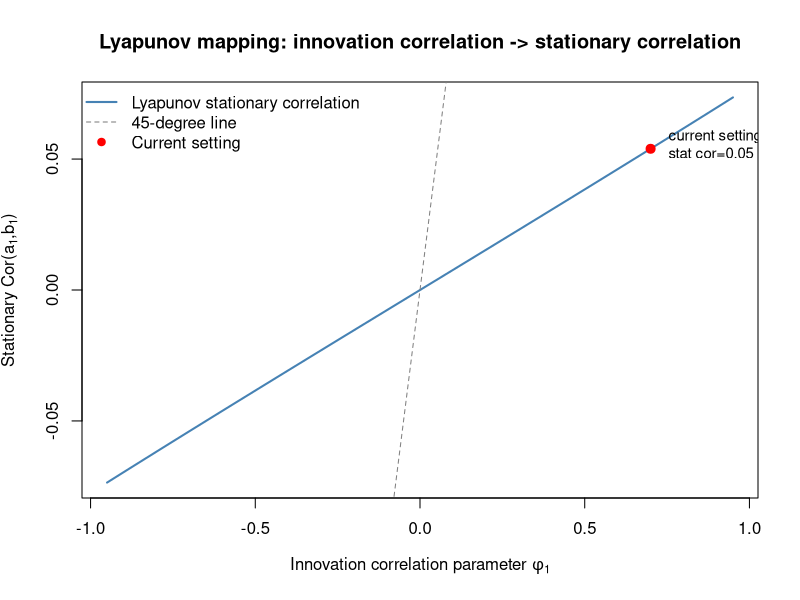
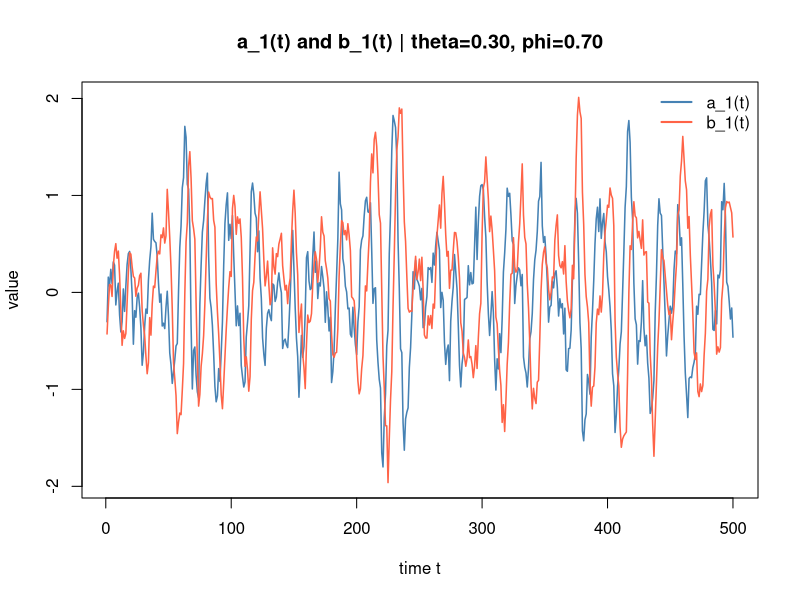
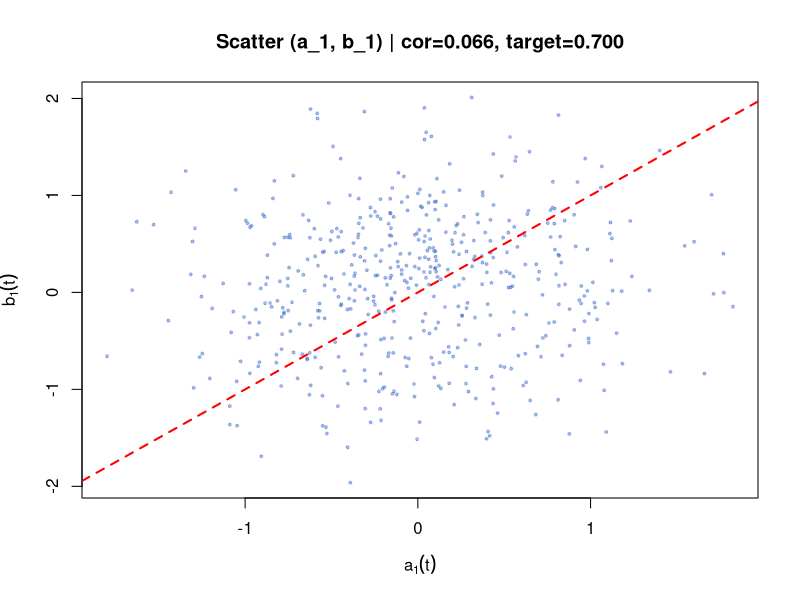
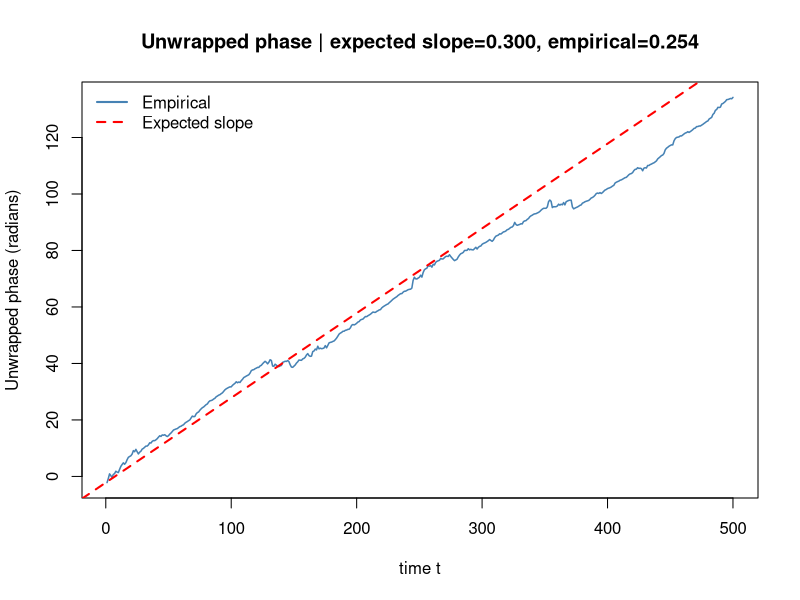
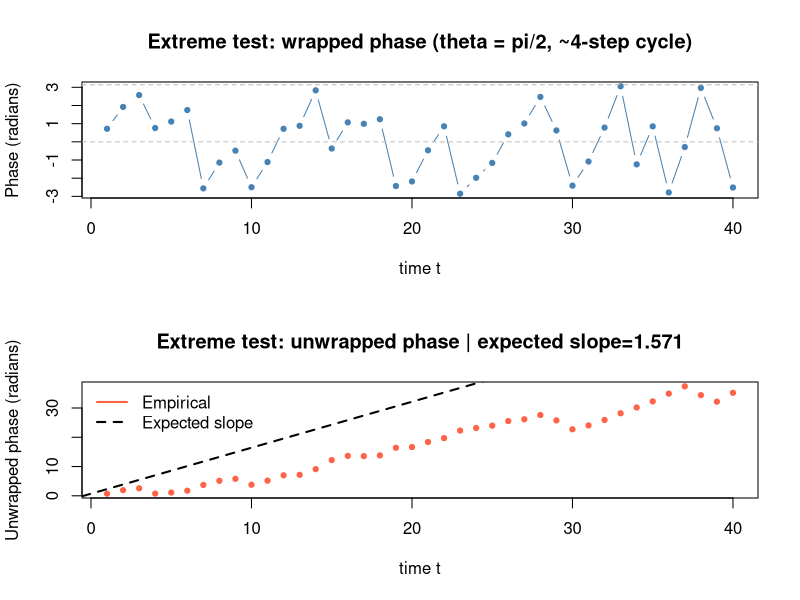
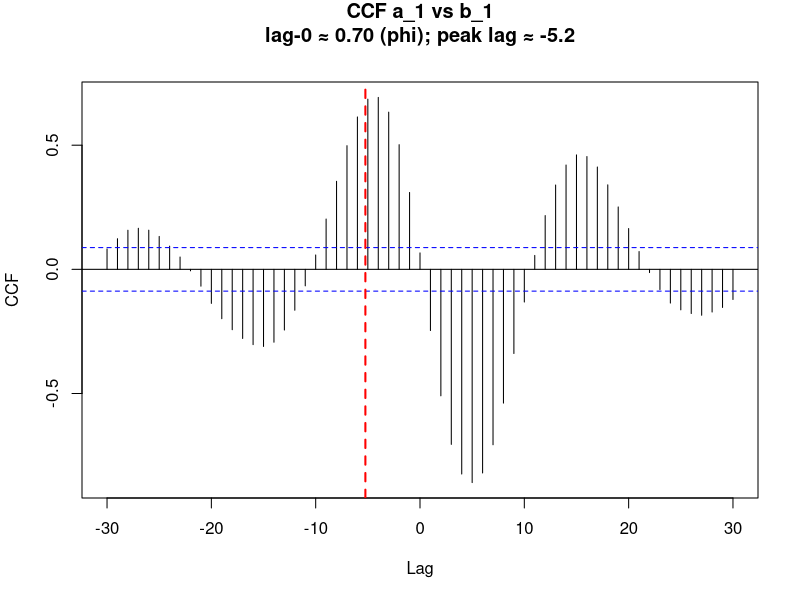

These figures' R source, in order:
############################################################
# DEBUG SCRIPT: Fourier-AR(1) Spatio-Temporal Model
#
# GOAL:
#   Isolate and debug two critical mechanisms for a single mode (j = 1):
#     1. Rotation M_j (theta_j): does phase drift at the expected rate?
#     2. Innovation correlation (phi_j): does Cor(a_j, b_j) ≈ phi_j?
#
# STRATEGY:
#   - Unit-test the small building blocks (M_j, Sigma_eps_j, mvrnorm)
#   - Simulate a single bivariate AR(1) (j = 1) under controlled parameters
#   - Check rotation via phase drift
#   - Check correlation via covariance, correlation, and scatter plot
#   - Run an extreme-parameter test (theta = pi/2, phi = 0.95)
#   - Produce a concise PASS/FAIL summary
############################################################

library(MASS)

# ==========================================================
# 0. Core helper functions (single-mode building blocks)
# ==========================================================

matern_spectrum <- function(J, nu, ell, total_var = 1) {
  kappa    <- sqrt(2 * nu) / ell
  j        <- 0:J
  raw_spec <- (kappa^2 + j^2)^(-(nu + 0.5))
  sigma2   <- total_var * raw_spec / sum(raw_spec)
  sigma2
}

rho_function <- function(J, lambda, alpha, beta, rho0 = 0.95) {
  j   <- 0:J
  rho <- 1 / (1 + lambda * j^alpha)^beta
  rho[1] <- rho0
  pmax(rho, 0)
}

build_Mj <- function(rho_j, theta_j) {
  matrix(
    rho_j * c(cos(theta_j), sin(theta_j), -sin(theta_j), cos(theta_j)),
    nrow = 2, ncol = 2, byrow = FALSE
  )
}

build_Sigma_eps_j <- function(sigma2_j, rho_j, phi_j) {
  scale <- sigma2_j * (1 - rho_j^2)
  matrix(scale * c(1, phi_j, phi_j, 1), nrow = 2, ncol = 2, byrow = FALSE)
}

build_Sigma_init_j <- function(sigma2_j, phi_j) {
  matrix(sigma2_j * c(1, phi_j, phi_j, 1), nrow = 2, ncol = 2, byrow = FALSE)
}

unwrap_phase <- function(phase) {
  dp           <- diff(phase)
  dp_corrected <- dp - 2 * pi * round(dp / (2 * pi))
  c(phase[1], phase[1] + cumsum(dp_corrected))
}

cat("========================================================\n")
cat("DEBUG SCRIPT: Fourier-AR(1) Rotation and Correlation\n")
cat("========================================================\n\n")

# ==========================================================
# 1. Check build_Mj()
# ==========================================================

cat("----------------------------------------------------\n")
cat("SECTION 1: Checking build_Mj()\n")
cat("----------------------------------------------------\n")

# theta = 0 => rho * I_2
M_no_rotation <- build_Mj(rho_j = 0.9, theta_j = 0)
cat("M_j with theta = 0 (expect 0.9 * I_2):\n")
print(M_no_rotation)
cat("PASS? ", all.equal(M_no_rotation, 0.9 * diag(2)), "\n\n")

# theta = pi/2 => rho * [0 -1; 1 0]
M_90deg <- build_Mj(rho_j = 0.9, theta_j = pi/2)
cat("M_j with theta = pi/2 (expect 0.9 * [0 -1; 1 0]):\n")
print(M_90deg)
expected_90 <- 0.9 * matrix(c(0, 1, -1, 0), 2, 2)
cat("PASS? ", all.equal(M_90deg, expected_90), "\n\n")

# theta = pi/4, rho = 1 => pure rotation, det = 1
M_45deg <- build_Mj(rho_j = 1.0, theta_j = pi/4)
cat("M_j with rho = 1, theta = pi/4 (pure rotation):\n")
print(M_45deg)
cat("det(M_j) should be 1 for rho = 1:", det(M_45deg), "\n")
cat("PASS? ", isTRUE(all.equal(det(M_45deg), 1.0, tolerance = 1e-10)), "\n\n")

# Check eigenvalues (modulus = rho, argument = ±theta)
eig <- eigen(build_Mj(0.8, 0.5))$values
cat("Eigenvalues (rho = 0.8, theta = 0.5):\n")
print(eig)
cat("Expected modulus 0.8, got:", Mod(eig[1]), "\n")
cat("Expected argument ±0.5, got:", Arg(eig[1]), "\n\n")

# ==========================================================
# 2. Check build_Sigma_eps_j()
# ==========================================================

cat("----------------------------------------------------\n")
cat("SECTION 2: Checking build_Sigma_eps_j()\n")
cat("----------------------------------------------------\n")

Sigma_eps_test <- build_Sigma_eps_j(sigma2_j = 0.1, rho_j = 0.9, phi_j = 0.5)
cat("Sigma_eps_j (sigma2 = 0.1, rho = 0.9, phi = 0.5):\n")
print(Sigma_eps_test)

scale_expected <- 0.1 * (1 - 0.9^2)
cat("Expected diagonal:    ", scale_expected, "\n")
cat("Expected off-diagonal:", scale_expected * 0.5, "\n")
cat("PASS diag? ", isTRUE(all.equal(Sigma_eps_test[1, 1], scale_expected)), "\n")
cat("PASS offd? ", isTRUE(all.equal(Sigma_eps_test[1, 2], scale_expected * 0.5)), "\n\n")

eig_sigma <- eigen(Sigma_eps_test)$values
cat("Eigenvalues of Sigma_eps_j:", eig_sigma, "\n")
cat("Positive definite? ", all(eig_sigma > 0), "\n\n")

Sigma_eps_diag <- build_Sigma_eps_j(sigma2_j = 0.1, rho_j = 0.9, phi_j = 0)
cat("Sigma_eps_j with phi = 0 (should be diagonal):\n")
print(Sigma_eps_diag)
cat("Off-diagonal is zero? ", isTRUE(all.equal(Sigma_eps_diag[1, 2], 0)), "\n\n")

# ==========================================================
# 3. Check mvrnorm() correlation
# ==========================================================

cat("----------------------------------------------------\n")
cat("SECTION 3: Checking mvrnorm() correlation\n")
cat("----------------------------------------------------\n")

set.seed(42)
Sigma_test <- matrix(c(1, 0.8, 0.8, 1), 2, 2)
draws      <- mvrnorm(1000, mu = c(0, 0), Sigma = Sigma_test)
emp_cor    <- cor(draws[, 1], draws[, 2])

cat("Target correlation: 0.8\n")
cat("Empirical correlation from 1000 draws:", round(emp_cor, 4), "\n")
cat("PASS? ", abs(emp_cor - 0.8) < 0.05, "\n\n")

# ==========================================================
# 4. Single-mode simulation (j = 1), moderate theta, phi
# ==========================================================

cat("----------------------------------------------------\n")
cat("SECTION 4: J = 1, T = 500 simulation\n")
cat("----------------------------------------------------\n")

set.seed(123)

T_debug  <- 500
sigma2_1 <- 0.5
rho_1    <- 0.95
theta_1  <- 0.3
phi_1    <- 0.7

M1          <- build_Mj(rho_1, theta_1)
Sigma_eps1  <- build_Sigma_eps_j(sigma2_1, rho_1, phi_1)
Sigma_init1 <- build_Sigma_init_j(sigma2_1, phi_1)

cat("M_1:\n");          print(M1)
cat("Sigma_eps_1:\n"); print(Sigma_eps1)
cat("Sigma_init_1:\n");print(Sigma_init1)

a1 <- numeric(T_debug)
b1 <- numeric(T_debug)
eta_saved <- matrix(0, nrow = T_debug, ncol = 2)

# Initial state
init <- as.vector(mvrnorm(1, mu = c(0, 0), Sigma = Sigma_init1))
a1[1] <- init[1]
b1[1] <- init[2]

# AR(1) recursion
for (t in 2:T_debug) {
  eta            <- as.vector(mvrnorm(1, mu = c(0, 0), Sigma = Sigma_eps1))
  eta_saved[t, ] <- eta
  new_state      <- M1 %*% c(a1[t - 1], b1[t - 1]) + eta
  a1[t]          <- new_state[1]
  b1[t]          <- new_state[2]
}

cat("\nEmpirical stats for a_1(t):\n")
cat("  mean:", round(mean(a1), 4), "  (expect 0)\n")
cat("  var :", round(var(a1),  4), "  (expect", sigma2_1, ")\n")

cat("Empirical stats for b_1(t):\n")
cat("  mean:", round(mean(b1), 4), "  (expect 0)\n")
cat("  var :", round(var(b1),  4), "  (expect", sigma2_1, ")\n")

cat("Empirical Cov(a_1, b_1):", round(cov(a1, b1), 4),
    " (expect", sigma2_1 * phi_1, ")\n")
cat("Empirical Cor(a_1, b_1):", round(cor(a1, b1), 4),
    " (expect", phi_1, ")\n\n")

cat("--- Innovation check (independent of AR dynamics) ---\n")
cat("Theoretical Cor(eta_a, eta_b):", phi_1, "\n")
cat("Empirical   Cor(eta_a, eta_b):",
    round(cor(eta_saved[2:T_debug, 1], eta_saved[2:T_debug, 2]), 4), "\n")
cat("Expected    Cov(eta_a, eta_b):", sigma2_1 * (1 - rho_1^2) * phi_1, "\n")
cat("Empirical   Cov(eta_a, eta_b):",
    round(cov(eta_saved[2:T_debug, 1], eta_saved[2:T_debug, 2]), 4), "\n\n")

psi1          <- atan2(b1, a1)
psi1_unwrapped <- unwrap_phase(psi1)

# ==========================================================
# 5. Phase drift check for moderate theta
# ==========================================================

cat("----------------------------------------------------\n")
cat("SECTION 5: Phase drift check (theta_1 =", theta_1, ")\n")
cat("----------------------------------------------------\n")

t_idx    <- 1:T_debug
lm_phase <- lm(psi1_unwrapped ~ t_idx)
slope    <- coef(lm_phase)[2]

cat("Expected phase drift per step:", theta_1, "\n")
cat("Empirical phase drift (slope):", round(slope, 4), "\n")
cat("Ratio empirical/expected:", round(slope / theta_1, 3), "\n")
cat("PASS? (|ratio - 1| < 0.2):", abs(slope / theta_1 - 1) < 0.2, "\n\n")

# ==========================================================
# 6. Correlation check for moderate theta
# ==========================================================

cat("----------------------------------------------------\n")
cat("SECTION 6: Correlation check (theta_1 =", theta_1, ")\n")
cat("----------------------------------------------------\n")

cov_ab <- cov(a1, b1)
cat("Theoretical Cov(a_1, b_1):", sigma2_1 * phi_1, "\n")
cat("Empirical   Cov(a_1, b_1):", round(cov_ab, 4), "\n")
cat("PASS? (|diff| < 0.05):", abs(cov_ab - sigma2_1 * phi_1) < 0.05, "\n\n")

############################################################
# LYAPUNOV DEBUG CHUNK
#
# Add this after your Section 6 correlation check.
# It computes the stationary covariance implied by
#   z_t = M z_{t-1} + eps_t,
# compares the Lyapunov-theoretical stationary correlation
# with the empirical simulation correlation, and shows that
# phi controls the innovation correlation, not necessarily
# the stationary state correlation when theta != 0.
############################################################

# ----------------------------------------------------------
# 6B. Lyapunov stationary covariance check
# ----------------------------------------------------------

solve_stationary_cov_iter <- function(Mj, Sigma_eps, tol = 1e-12, max_iter = 50000) {
  Sigma <- Sigma_eps
  for (k in 1:max_iter) {
    Sigma_new <- Mj %*% Sigma %*% t(Mj) + Sigma_eps
    if (max(abs(Sigma_new - Sigma)) < tol) {
      return(list(Sigma = Sigma_new, iter = k, converged = TRUE))
    }
    Sigma <- Sigma_new
  }
  list(Sigma = Sigma, iter = max_iter, converged = FALSE)
}

cov_to_cor <- function(Sigma) {
  Sigma[1, 2] / sqrt(Sigma[1, 1] * Sigma[2, 2])
}

lyap_res <- solve_stationary_cov_iter(M1, Sigma_eps1)
Sigma_stat_lyap <- lyap_res$Sigma
cor_stat_lyap   <- cov_to_cor(Sigma_stat_lyap)
emp_cov_ab      <- cov(a1, b1)
emp_cor_ab      <- cor(a1, b1)
innov_cor_ab    <- cor(eta_saved[2:T_debug, 1], eta_saved[2:T_debug, 2])

cat("----------------------------------------------------\n")
cat("SECTION 6B: Lyapunov stationary covariance check\n")
cat("----------------------------------------------------\n")
cat("Converged? ", lyap_res$converged, " after ", lyap_res$iter, " iterations\n", sep = "")
cat("\nStationary covariance from Lyapunov equation:\n")
print(round(Sigma_stat_lyap, 6))
cat("\nInterpretation of correlations:\n")
cat("  phi_1 (input parameter)                 = ", round(phi_1, 4), "\n", sep = "")
cat("  Empirical innovation Cor(eta_a, eta_b) = ", round(innov_cor_ab, 4), "\n", sep = "")
cat("  Lyapunov stationary Cor(a_1, b_1)      = ", round(cor_stat_lyap, 4), "\n", sep = "")
cat("  Empirical state Cor(a_1, b_1)          = ", round(emp_cor_ab, 4), "\n", sep = "")
cat("  Empirical state Cov(a_1, b_1)          = ", round(emp_cov_ab, 4), "\n", sep = "")
cat("\nKey diagnostic:\n")
cat("  If Lyapunov stationary Cor is close to empirical state Cor,\n")
cat("  then the simulation is behaving correctly and phi_1 should be\n")
cat("  interpreted as innovation correlation, not stationary correlation.\n\n")

cat("Differences:\n")
cat("  |Empirical state Cor - Lyapunov Cor| = ", round(abs(emp_cor_ab - cor_stat_lyap), 6), "\n", sep = "")
cat("  |Empirical innovation Cor - phi_1|   = ", round(abs(innov_cor_ab - phi_1), 6), "\n\n", sep = "")

# Optional parameter sweep: how stationary correlation changes with phi
phi_grid <- seq(-0.95, 0.95, length.out = 101)
cor_grid <- numeric(length(phi_grid))
for (i in seq_along(phi_grid)) {
  Sigma_eps_tmp <- build_Sigma_eps_j(sigma2_1, rho_1, phi_grid[i])
  S_tmp         <- solve_stationary_cov_iter(M1, Sigma_eps_tmp)$Sigma
  cor_grid[i]   <- cov_to_cor(S_tmp)
}

out_dir <- "Stats 669/research/img/debug"
dir.create(out_dir, showWarnings = FALSE, recursive = TRUE)

png(file.path(out_dir, "debug_lyapunov_phi_mapping.png"), width = 800, height = 600)
plot(phi_grid, cor_grid, type = "l", lwd = 2, col = "steelblue",
     xlab = expression("Innovation correlation parameter " * phi[1]),
     ylab = expression("Stationary Cor(" * a[1] * "," * b[1] * ")"),
     main = "Lyapunov mapping: innovation correlation -> stationary correlation")
abline(0, 1, col = "gray50", lty = 2)
points(phi_1, cor_stat_lyap, pch = 19, col = "red", cex = 1.2)
text(phi_1, cor_stat_lyap,
     labels = sprintf("  current setting: phi=%.2f\n  stat cor=%.2f", phi_1, cor_stat_lyap),
     pos = 4, cex = 0.9)
legend("topleft",
       legend = c("Lyapunov stationary correlation", "45-degree line", "Current setting"),
       col = c("steelblue", "gray50", "red"), lty = c(1, 2, NA), pch = c(NA, NA, 19),
       lwd = c(2, 1, NA), bty = "n")
dev.off()

cat("Lyapunov debug plot saved to: ", file.path(out_dir, "debug_lyapunov_phi_mapping.png"), "\n", sep = "")

# ==========================================================
# 7. Extreme parameter test: theta = pi/2, phi = 0.95
# ==========================================================

cat("----------------------------------------------------\n")
cat("SECTION 7: Extreme parameter test\n")
cat("  theta = pi/2 (90° per step)\n")
cat("  phi   = 0.95 (very strong corr)\n")
cat("  rho   = 0.5\n")
cat("----------------------------------------------------\n")

set.seed(42)
T_ext    <- 200
sigma2_e <- 1.0
rho_e    <- 0.5
theta_e  <- pi / 2
phi_e    <- 0.95

M_e          <- build_Mj(rho_e, theta_e)
Sigma_eps_e  <- build_Sigma_eps_j(sigma2_e, rho_e, phi_e)
Sigma_init_e <- build_Sigma_init_j(sigma2_e, phi_e)

cat("M_e (theta = pi/2):\n")
print(round(M_e, 4))

a_e <- numeric(T_ext)
b_e <- numeric(T_ext)

init_e  <- as.vector(mvrnorm(1, mu = c(0, 0), Sigma = Sigma_init_e))
a_e[1]  <- init_e[1]
b_e[1]  <- init_e[2]

for (t in 2:T_ext) {
  eta       <- as.vector(mvrnorm(1, mu = c(0, 0), Sigma = Sigma_eps_e))
  new_state <- M_e %*% c(a_e[t - 1], b_e[t - 1]) + eta
  a_e[t]    <- new_state[1]
  b_e[t]    <- new_state[2]
}

psi_e           <- atan2(b_e, a_e)
psi_e_unwrapped <- unwrap_phase(psi_e)
slope_e         <- coef(lm(psi_e_unwrapped ~ I(1:T_ext)))[2]

cat("\nRotation test (expect slope ≈", round(pi/2, 4), "):\n")
cat("  Empirical slope:", round(slope_e, 4), "\n")
cat("  PASS?", abs(slope_e - pi/2) < 0.3, "\n")

cat("\nCorrelation test (expect Cor ≈ 0.95):\n")
cat("  Empirical Cor(a_e, b_e):", round(cor(a_e, b_e), 4), "\n")
cat("  PASS?", abs(cor(a_e, b_e) - phi_e) < 0.05, "\n\n")

# ==========================================================
# 8. PASS / FAIL summary
# ==========================================================

cat("========================================================\n")
cat("SECTION 8: PASS / FAIL SUMMARY\n")
cat("========================================================\n")

test_results <- data.frame(
  Test = c(
    "build_Mj: theta=0 => rho*I",
    "build_Mj: eigenvalue modulus = rho",
    "build_Sigma_eps: off-diagonal = scale*phi",
    "build_Sigma_eps: positive definite",
    "mvrnorm: draws are correlated",
    "J=1 sim: Var(a_1) close to sigma2",
    "J=1 sim: Cov(a_1,b_1) close to sigma2*phi",
    "Phase drift: slope close to theta_1",
    "Extreme test: rotation visible",
    "Extreme test: correlation visible"
  ),
  Result = c(
    isTRUE(all.equal(build_Mj(0.9, 0), 0.9 * diag(2))),
    abs(Mod(eigen(build_Mj(0.8, 0.5))$values[1]) - 0.8) < 1e-10,
    isTRUE(all.equal(
      build_Sigma_eps_j(0.1, 0.9, 0.5)[1, 2],
      0.1 * (1 - 0.9^2) * 0.5
    )),
    all(eigen(build_Sigma_eps_j(0.1, 0.9, 0.5))$values > 0),
    abs(emp_cor - 0.8) < 0.05,
    abs(var(a1) - sigma2_1) < 0.1,
    abs(cov_ab - sigma2_1 * phi_1) < 0.05,
    abs(slope / theta_1 - 1) < 0.2,
    abs(slope_e - pi/2) < 0.3,
    abs(cor(a_e, b_e) - phi_e) < 0.05
  )
)
test_results$Status <- ifelse(test_results$Result, "PASS", "FAIL")
print(test_results[, c("Test", "Status")])

# ==========================================================
# 9. Diagnostic plots for J = 1 simulation
# ==========================================================

out_dir <- "Stats 669/research/img/debug"
dir.create(out_dir, showWarnings = FALSE, recursive = TRUE)

# Time series of a1 and b1
png(file.path(out_dir, "debug_a1_b1_timeseries.png"),
    width = 900, height = 500)
matplot(
  1:T_debug, cbind(a1, b1),
  type = "l", lty = 1, lwd = 1.5, col = c("steelblue", "tomato"),
  xlab = "time t", ylab = "value",
  main = sprintf("a_1(t) and b_1(t) | theta=%.2f, phi=%.2f", theta_1, phi_1)
)
legend("topright", legend = c("a_1(t)", "b_1(t)"),
       col = c("steelblue", "tomato"), lty = 1, lwd = 2, bty = "n")
dev.off()

# Scatter (a1, b1)
png(file.path(out_dir, "debug_scatter_a1_b1.png"),
    width = 600, height = 600)
plot(
  a1, b1,
  pch = 19, cex = 0.4, col = rgb(0.2, 0.4, 0.8, 0.4),
  xlab = expression(a[1](t)), ylab = expression(b[1](t)),
  main = sprintf("Scatter (a_1, b_1) | cor=%.3f, target=%.3f",
                 cor(a1, b1), phi_1)
)
abline(0, 1, col = "red", lty = 2, lwd = 2)
dev.off()

# Unwrapped phase
png(file.path(out_dir, "debug_unwrapped_phase.png"),
    width = 900, height = 500)
plot(
  1:T_debug, psi1_unwrapped,
  type = "l", lwd = 1.5, col = "steelblue",
  xlab = "time t", ylab = "Unwrapped phase (radians)",
  main = sprintf("Unwrapped phase | expected slope=%.3f, empirical=%.3f",
                 theta_1, slope)
)
abline(a = psi1_unwrapped[1], b = theta_1, col = "red", lty = 2, lwd = 2)
legend("topleft",
       legend = c("Empirical", "Expected slope"),
       col = c("steelblue", "red"), lty = c(1, 2), lwd = 2, bty = "n")
dev.off()

# Extreme test phase
t_short <- 1:40
png(file.path(out_dir, "debug_extreme_phase.png"),
    width = 900, height = 500)
par(mfrow = c(2, 1))

plot(
  t_short, atan2(b_e[t_short], a_e[t_short]),
  type = "b", pch = 19, cex = 0.7, col = "steelblue",
  xlab = "time t", ylab = "Phase (radians)",
  main = "Extreme test: wrapped phase (theta = pi/2, ~4-step cycle)"
)
abline(h = c(-pi, 0, pi), lty = 2, col = "gray")

plot(
  t_short, psi_e_unwrapped[t_short],
  type = "b", pch = 19, cex = 0.7, col = "tomato",
  xlab = "time t", ylab = "Unwrapped phase (radians)",
  main = sprintf("Extreme test: unwrapped phase | expected slope=%.3f",
                 pi / 2)
)
abline(a = psi_e_unwrapped[1], b = pi / 2, col = "black", lty = 2, lwd = 2)
legend("topleft", legend = c("Empirical", "Expected slope"),
       col = c("tomato", "black"), lty = c(1, 2), lwd = 2, bty = "n")
par(mfrow = c(1, 1))
dev.off()

# Cross-correlation a1 vs b1
png(file.path(out_dir, "debug_ccf_a1_b1.png"),
    width = 800, height = 500)
ccf(
  a1, b1, lag.max = 30,
  main = sprintf("CCF a_1 vs b_1\nlag-0 ≈ %.2f (phi); peak lag ≈ %.1f",
                 phi_1, -(pi / 2) / theta_1),
  ylab = "CCF"
)
abline(v = -(pi / 2) / theta_1, col = "red", lty = 2, lwd = 2)
dev.off()

cat("\nAll debug plots saved to:", out_dir, "\n")
cat("Check:\n")
cat("  debug_scatter_a1_b1.png\n")
cat("  debug_unwrapped_phase.png\n")
cat("  debug_extreme_phase.png\n")
cat("  debug_ccf_a1_b1.png\n")
